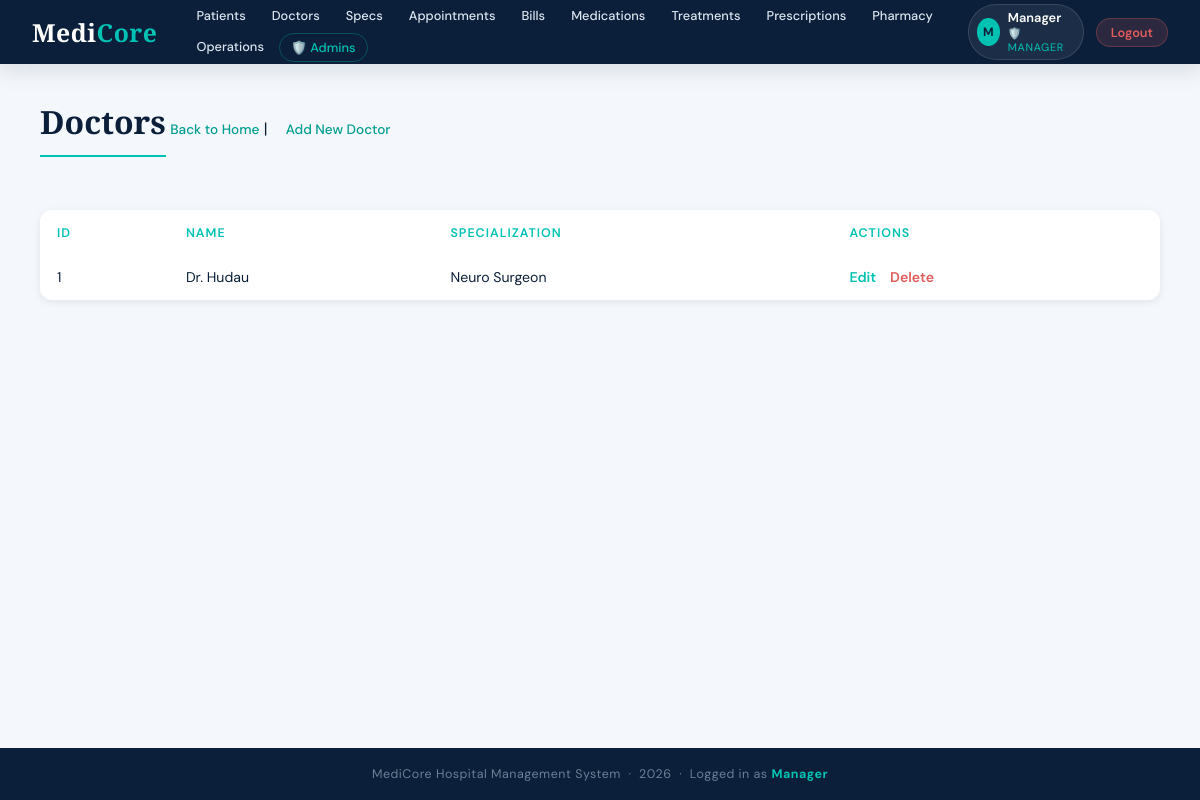
Screenshot of /hospital-system/doctors/list.php (signed in) with the database file from the repository.
### tables this page shows
CREATE TABLE `doctors` (
  `id` int(11) NOT NULL,
  `name` varchar(100) DEFAULT NULL,
  `specialization_id` int(11) DEFAULT NULL
);

CREATE TABLE `specializations` (
  `id` int(11) NOT NULL,
  `name` varchar(100) DEFAULT NULL
);

### hospital-system/doctors/list.php (the view, shortened to what this page needs)
<?php
include('../config/db.php');
include('../includes/header.php');
?>
<h2>Doctors</h2>
<a href="../index.php">Back to Home</a> | <a href="add.php">Add New Doctor</a>
<br><br>
<table border="1" cellpadding="10">
    <tr>
        <th>ID</th><th>Name</th><th>Specialization</th><th>Actions</th>
    </tr>
    <?php
    $result = $conn->query("SELECT d.id, d.name, s.name AS specialization
                            FROM doctors d
                            LEFT JOIN specializations s ON d.specialization_id = s.id");
    if ($result->num_rows > 0) {
        while ($row = $result->fetch_assoc()) {
            echo "<tr>
                <td>{$row['id']}</td>
                <td>{$row['name']}</td>
                <td>{$row['specialization']}</td>
                <td>
                    <a href='edit.php?id={$row['id']}' style='color:#00c2b3;font-weight:600;text-decoration:none;margin-right:10px;'>Edit</a>
                    <a href='list.php?delete={$row['id']}' style='color:#e05c5c;font-weight:600;text-decoration:none;' onclick=\"return confirm('Delete this doctor?')\">Delete</a>
                </td>
            </tr>";
        }
    } else {
        echo "<tr><td colspan='4'>No doctors found</td></tr>";
    }
    ?>
</table>
<?php include('../includes/footer.php'); ?>

### hospital-system/includes/header.php (style rules this page uses)
:root { --navy: #0b1f3a; --navy-mid: #122947; --teal: #00c2b3; --teal-dim: #009e91; --sky: #e8f7f6; --white: #ffffff; --grey-light:#f4f7fb; --grey-mid: #dce5ef; --grey-text: #6b7f96; --danger: #e05c5c; --success: #27ae7a; --shadow-sm: 0 2px 8px rgba(11,31,58,.08); --shadow-md: 0 6px 24px rgba(11,31,58,.12); --shadow-lg: 0 16px 48px rgba(11,31,58,.16); --radius: 12px; --radius-sm: 7px; }
*, *::before, *::after { box-sizing:border-box; margin:0; padding:0; }
body { font-family: 'DM Sans', sans-serif; background: var(--grey-light); color: var(--navy); min-height: 100vh; display: flex; flex-direction: column; }
h2 { font-family: 'Cormorant Garamond', serif; font-size: 2rem; font-weight: 700; color: var(--navy); margin-bottom: 24px; padding-bottom: 12px; border-bottom: 2px solid var(--teal); display: inline-block; }
p > a, .page-body > a { display: inline-flex; align-items: center; gap: 5px; color: var(--teal-dim); text-decoration: none; font-size: .85rem; font-weight: 500; margin-bottom: 20px; transition: color .2s; }
p > a + a, .page-body > a + a { margin-left: 14px; }
table { width: 100%; border-collapse: collapse; background: var(--white); border-radius: var(--radius); overflow: hidden; box-shadow: var(--shadow-sm); margin-top: 8px; }
th { color: var(--teal); font-size: .78rem; font-weight: 600; text-transform: uppercase; letter-spacing: .08em; padding: 14px 16px; text-align: left; border: none !important; }
td { padding: 13px 16px; font-size: .88rem; color: var(--navy); border: none !important; border-bottom: 1px solid var(--grey-light) !important; vertical-align: middle; }
tbody tr:last-child td { border-bottom: none !important; }

### rows the page displays
doctors: id "1", name "Dr. Hudau", specialization.name "Neuro Surgeon"

### other values shown
substr($_SESSION['user_name'], 0, 1) "M"
$_SESSION['user_name'] "Manager"
